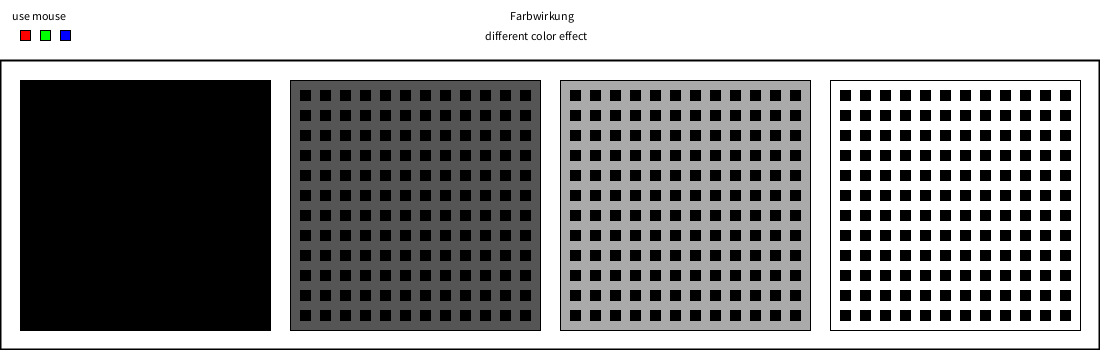
Frame 1 (no input)
Frame 60 (the mouse pressed at the canvas centre just before this capture): identical to frame 1, image omitted
Frame 120 (the mouse held since frame 60 and released just before this capture): identical to frame 1, image omitted

The Processing sketch that drew this single still picture (run headless with seeded random() and noise(); from frame 60 on, the mouse is pressed at the canvas centre):

// Processing sketch: processing_82924
// ── processing_82924.pde

/*int windowW = 1100;
int windowH = 350;*/
int rectW  = 250;
int rectH  = 250;
int rectSmallW = 10;
int rectSmallH = 10;

int g,b;
int r = 0;
void setup(){
  size(1100,350);
  background (255);
  strokeWeight (2);
  rect(0,60,1099,289);
  strokeWeight (1);
  fill(0);
  text("Farbwirkung", 510,20);
  text("different color effect",485,40);
  text("use mouse"
  ,12,20);
  noFill();
  fill(255,0,0);
  rect(20,30,rectSmallW,rectSmallH);
  fill(0,255,0);
  rect(40,30,rectSmallW,rectSmallH);
  fill(0,0,255);
  rect(60,30,rectSmallW,rectSmallH);
  noFill();
  
  //noLoop();
  
  
  
  
}
void draw(){
  
  
  if(mouseX <= 30 && mouseX >=20 && mouseY <= 40 
      && mouseY >=30){
          r =  255;}
          else{
            r=0;}
//------------------------------
   if(mouseX <= 50 && mouseX >=40 && mouseY <= 40 
      && mouseY >=30){
          g =  255;}
          else{
            g=0;}
//------------------------------
    if(mouseX <= 70 && mouseX >=60 && mouseY <= 40 
      && mouseY >=30){
          b =  255;}
          else{
            b=0;}
//------------------------------

        
        
          
              
          
 // Hintergrundboxen 
  fill(0);
  rect (20,80,rectW,rectH);
  fill(85);
  rect (290,80,rectW,rectH);
  fill(170);
  rect (560,80,rectW,rectH);
  fill(255);
  rect (830,80,rectW,rectH);
  
  //-------------------------------------
  for (int i = 30; i<270;i += 20) {
    for (int j = 90;j < 320;j = j + 20){
      fill(r,g,b);
    rect(i,j,rectSmallW,rectSmallH);
    }
  }
  //-------------------------------------
  for (int a = 300; a<530;a += 20) {
    for (int bb = 90;bb < 320;bb = bb + 20){
      fill(r,g,b);
    rect(a,bb,rectSmallW,rectSmallH);
    }
  }
    //-------------------------------------
  for (int c = 570; c<800;c += 20) {
    for (int d = 90;d < 320;d = d + 20){
      fill(r,g,b);
    rect(c,d,rectSmallW,rectSmallH);
    }
  }
    //-------------------------------------
  for (int e = 840; e<1070;e += 20) {
    for (int f = 90;f < 320;f = f + 20){
      fill(r,g,b);
    rect(e,f,rectSmallW,rectSmallH);
    }
  }
    
/* println( "mouse X-Achse" + mouseX +
 "mouse Y-Achse" + mouseY); */
}
